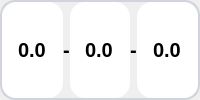
              <widget class="QWidget" name="widget_131" native="true">
               <property name="styleSheet">
                <string notr="true">QWidget{
    border: 2px solid #D1D5DB;
    border-radius: 15px;
}
QWidget:focus {
    border: 2px solid #0B7EC8;
}
QDoubleSpinBox
{
    border: none;
}
QSpinBox
{
    border: none;
}</string>
               </property>
               <layout class="QHBoxLayout" name="horizontalLayout_367" stretch="0,0,0,0,0">
                <property name="spacing">
                 <number>0</number>
                </property>
                <property name="leftMargin">
                 <number>2</number>
                </property>
                <property name="topMargin">
                 <number>2</number>
                </property>
                <property name="rightMargin">
                 <number>2</number>
                </property>
                <property name="bottomMargin">
                 <number>2</number>
                </property>
                <item>
                 <widget class="QDoubleSpinBox" name="high_temp_input_27">
                  <property name="sizePolicy">
                   <sizepolicy hsizetype="Expanding" vsizetype="Preferred">
                    <horstretch>0</horstretch>
                    <verstretch>0</verstretch>
                   </sizepolicy>
                  </property>
                  <property name="font">
                   <font>
                    <family>Segoe UI</family>
                    <pointsize>15</pointsize>
                    <weight>75</weight>
                    <italic>false</italic>
                    <bold>true</bold>
                   </font>
                  </property>
                  <property name="styleSheet">
                   <string notr="true"/>
                  </property>
                  <property name="alignment">
                   <set>Qt::AlignCenter</set>
                  </property>
                  <property name="readOnly">
                   <bool>false</bool>
                  </property>
                  <property name="buttonSymbols">
                   <enum>QAbstractSpinBox::NoButtons</enum>
                  </property>
                  <property name="prefix">
                   <string/>
                  </property>
                  <property name="suffix">
                   <string/>
                  </property>
                  <property name="decimals">
                   <number>1</number>
                  </property>
                  <property name="maximum">
                   <double>999.000000000000000</double>
                  </property>
                  <property name="value">
                   <double>0.000000000000000</double>
                  </property>
                 </widget>
                </item>
                <item>
                 <widget class="QLabel" name="label_179">
                  <property name="font">
                   <font>
                    <family>Segoe UI</family>
                    <pointsize>15</pointsize>
                    <weight>75</weight>
                    <bold>true</bold>
                   </font>
                  </property>
                  <property name="styleSheet">
                   <string notr="true">border: none;
</string>
                  </property>
                  <property name="text">
                   <string>-</string>
                  </property>
                  <property name="alignment">
                   <set>Qt::AlignCenter</set>
                  </property>
                 </widget>
                </item>
                <item>
                 <widget class="QDoubleSpinBox" name="pv_value_displ_27">
                  <property name="sizePolicy">
                   <sizepolicy hsizetype="Expanding" vsizetype="Preferred">
                    <horstretch>0</horstretch>
                    <verstretch>0</verstretch>
                   </sizepolicy>
                  </property>
                  <property name="font">
                   <font>
                    <family>Segoe UI</family>
                    <pointsize>15</pointsize>
                    <weight>75</weight>
                    <italic>false</italic>
                    <bold>true</bold>
                   </font>
                  </property>
                  <property name="styleSheet">
                   <string notr="true"/>
                  </property>
                  <property name="alignment">
                   <set>Qt::AlignCenter</set>
                  </property>
                  <property name="readOnly">
                   <bool>true</bool>
                  </property>
                  <property name="buttonSymbols">
                   <enum>QAbstractSpinBox::NoButtons</enum>
                  </property>
                  <property name="prefix">
                   <string/>
                  </property>
                  <property name="suffix">
                   <string/>
                  </property>
                  <property name="decimals">
                   <number>1</number>
                  </property>
                  <property name="maximum">
                   <double>999.000000000000000</double>
                  </property>
                  <property name="value">
                   <double>0.000000000000000</double>
                  </property>
                 </widget>
                </item>
                <item>
                 <widget class="QLabel" name="label_229">
                  <property name="font">
                   <font>
                    <family>Segoe UI</family>
                    <pointsize>15</pointsize>
                    <weight>75</weight>
                    <bold>true</bold>
                   </font>
                  </property>
                  <property name="styleSheet">
                   <string notr="true">border: none;
</string>
                  </property>
                  <property name="text">
                   <string>-</string>
                  </property>
                  <property name="alignment">
                   <set>Qt::AlignCenter</set>
                  </property>
                 </widget>
                </item>
                <item>
                 <widget class="QDoubleSpinBox" name="low_temp_input_27">
                  <property name="sizePolicy">
                   <sizepolicy hsizetype="Expanding" vsizetype="Preferred">
                    <horstretch>0</horstretch>
                    <verstretch>0</verstretch>
                   </sizepolicy>
                  </property>
                  <property name="font">
                   <font>
                    <family>Segoe UI</family>
                    <pointsize>15</pointsize>
                    <weight>75</weight>
                    <italic>false</italic>
                    <bold>true</bold>
                   </font>
                  </property>
                  <property name="styleSheet">
                   <string notr="true"/>
                  </property>
                  <property name="alignment">
                   <set>Qt::AlignCenter</set>
                  </property>
                  <property name="readOnly">
                   <bool>false</bool>
                  </property>
                  <property name="buttonSymbols">
                   <enum>QAbstractSpinBox::NoButtons</enum>
                  </property>
                  <property name="prefix">
                   <string/>
                  </property>
                  <property name="suffix">
                   <string/>
                  </property>
                  <property name="decimals">
                   <number>1</number>
                  </property>
                  <property name="maximum">
                   <double>999.000000000000000</double>
                  </property>
                  <property name="value">
                   <double>0.000000000000000</double>
                  </property>
                 </widget>
                </item>
               </layout>
              </widget>
